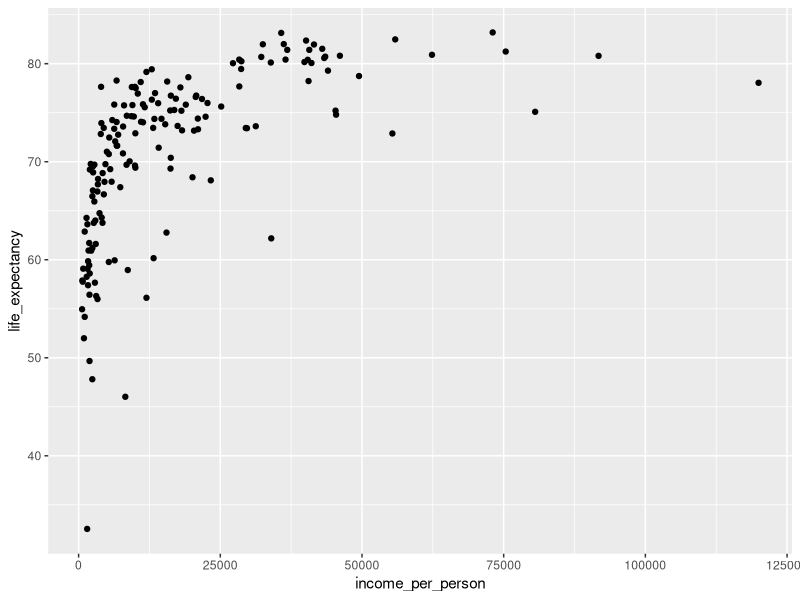
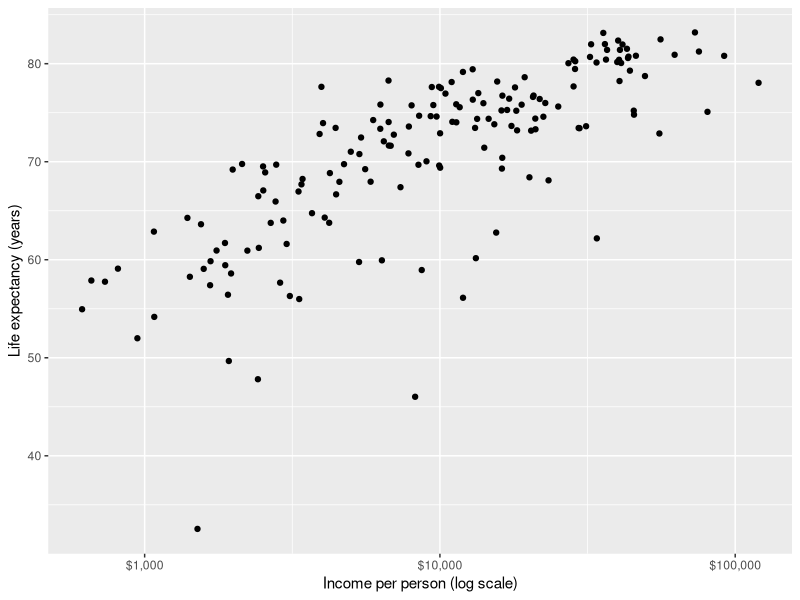
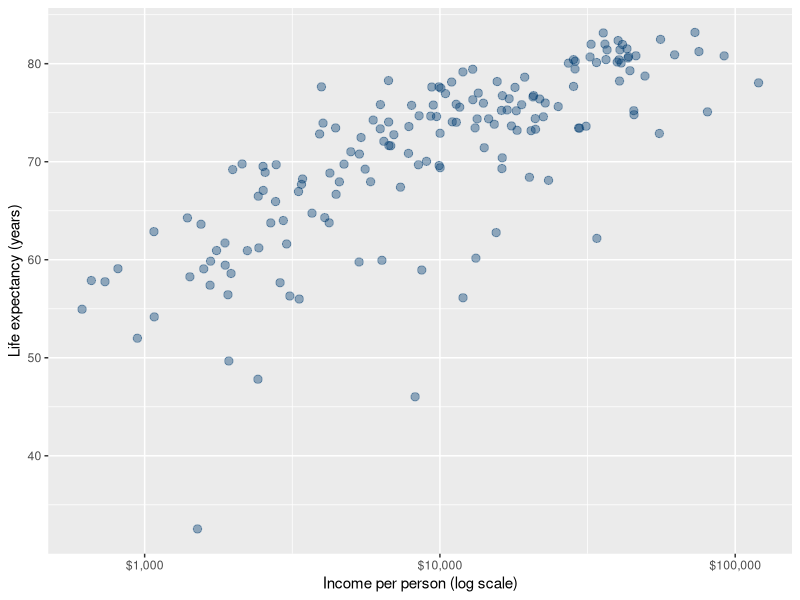
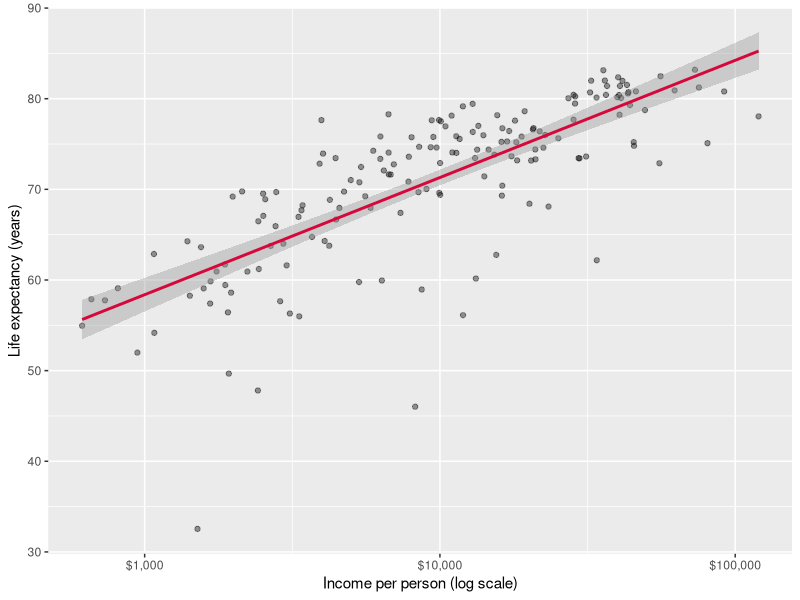
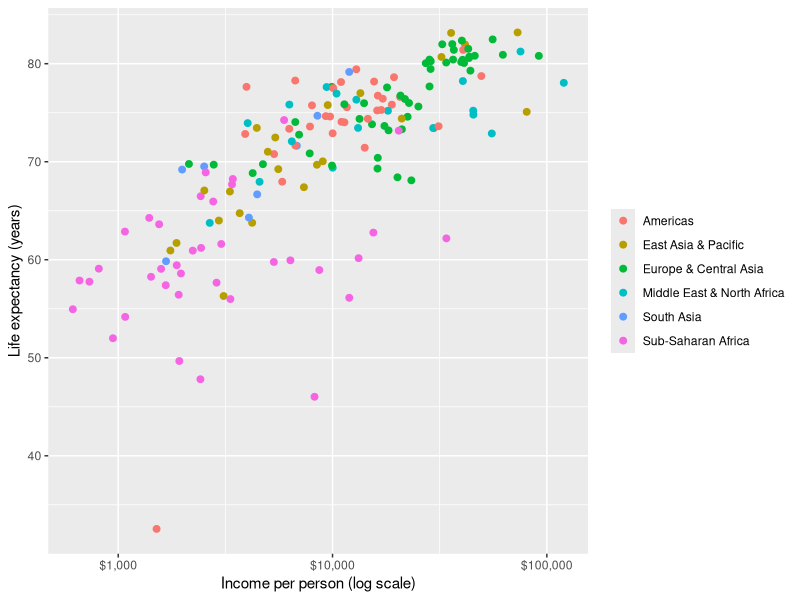
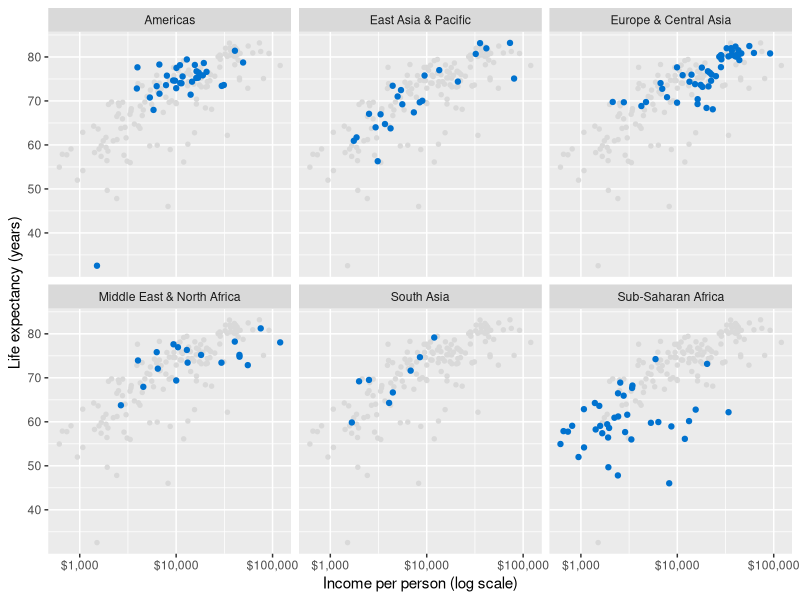
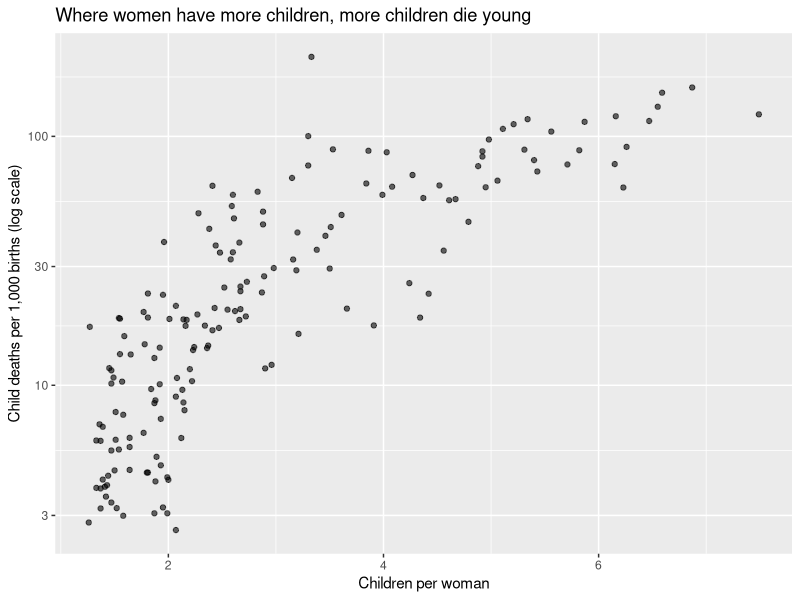
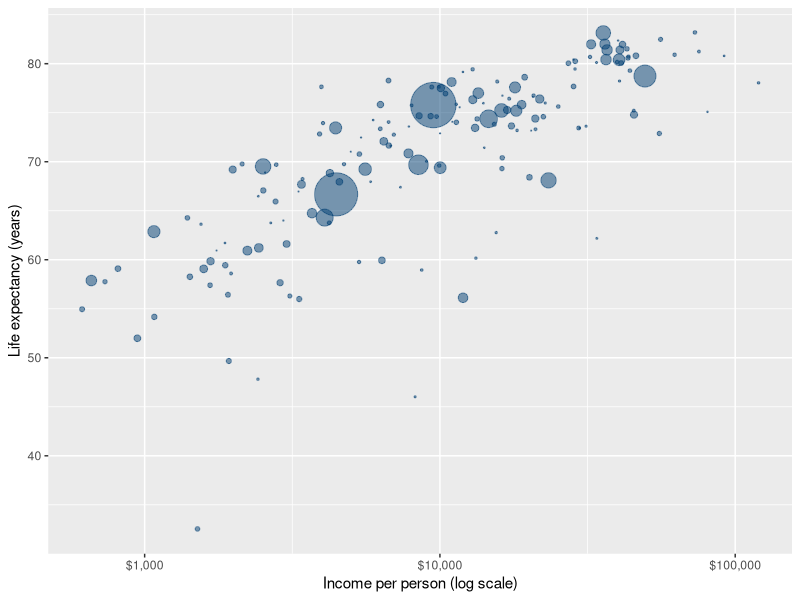

The R script that drew these images, in order:
## ---- chunk 1
library(tidyverse)

gapminder <- read_csv("data/gapminder_2010.csv")
## ---- chunk 2
ggplot(gapminder, aes(x = income_per_person, y = life_expectancy)) +
  geom_point()
## ---- chunk 3
ggplot(gapminder, aes(x = income_per_person, y = life_expectancy)) +
  geom_point() +
  scale_x_log10(labels = scales::label_dollar(accuracy = 1)) +
  labs(x = "Income per person (log scale)", y = "Life expectancy (years)")
## ---- chunk 4
ggplot(gapminder, aes(x = income_per_person, y = life_expectancy)) +
  geom_point(size = 2.5, alpha = 0.4, colour = "#003E72") +
  scale_x_log10(labels = scales::label_dollar(accuracy = 1)) +
  labs(x = "Income per person (log scale)", y = "Life expectancy (years)")
## ---- chunk 5
ggplot(gapminder, aes(x = income_per_person, y = life_expectancy)) +
  geom_point(alpha = 0.4) +
  geom_smooth(method = "lm", colour = "#D6083B") +
  scale_x_log10(labels = scales::label_dollar(accuracy = 1)) +
  labs(x = "Income per person (log scale)", y = "Life expectancy (years)")
## ---- chunk 6
ggplot(gapminder, aes(x = income_per_person, y = life_expectancy, colour = region)) +
  geom_point(size = 2) +
  scale_x_log10(labels = scales::label_dollar(accuracy = 1)) +
  labs(x = "Income per person (log scale)", y = "Life expectancy (years)", colour = NULL)
## ---- chunk 7
#| fig-height: 5
ggplot(gapminder, aes(x = income_per_person, y = life_expectancy)) +
  geom_point(data = select(gapminder, -region), colour = "grey85", size = 1.2) +
  geom_point(colour = "#0072CF", size = 1.5) +
  facet_wrap(~ region) +
  scale_x_log10(labels = scales::label_dollar(accuracy = 1)) +
  labs(x = "Income per person (log scale)", y = "Life expectancy (years)")
## ---- chunk 8
ggplot(gapminder, aes(x = children_per_woman, y = child_mortality)) +
  geom_point(alpha = 0.6) +
  scale_y_log10() +
  labs(title = "Where women have more children, more children die young",
       x = "Children per woman", y = "Child deaths per 1,000 births (log scale)")
## ---- chunk 9
ggplot(gapminder, aes(x = income_per_person, y = life_expectancy, size = population)) +
  geom_point(alpha = 0.5, colour = "#003E72") +
  scale_x_log10(labels = scales::label_dollar(accuracy = 1)) +
  scale_size_area(max_size = 15, guide = "none") +
  labs(x = "Income per person (log scale)", y = "Life expectancy (years)")
